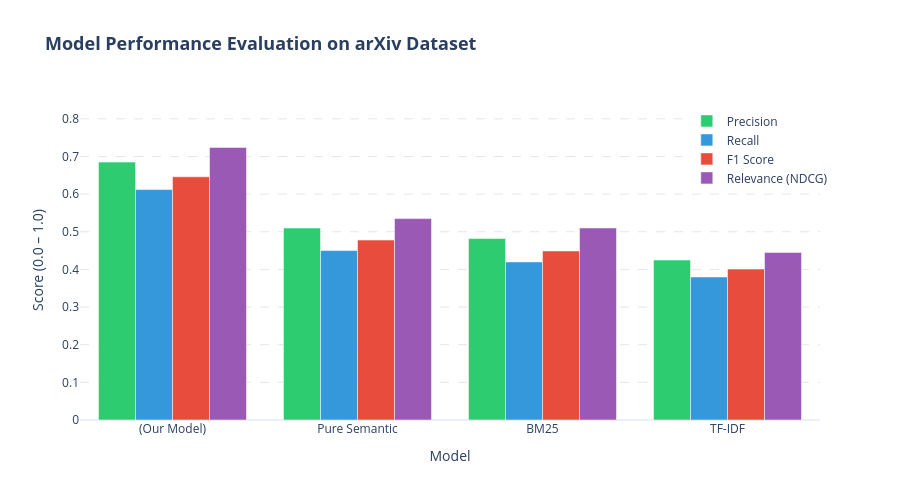
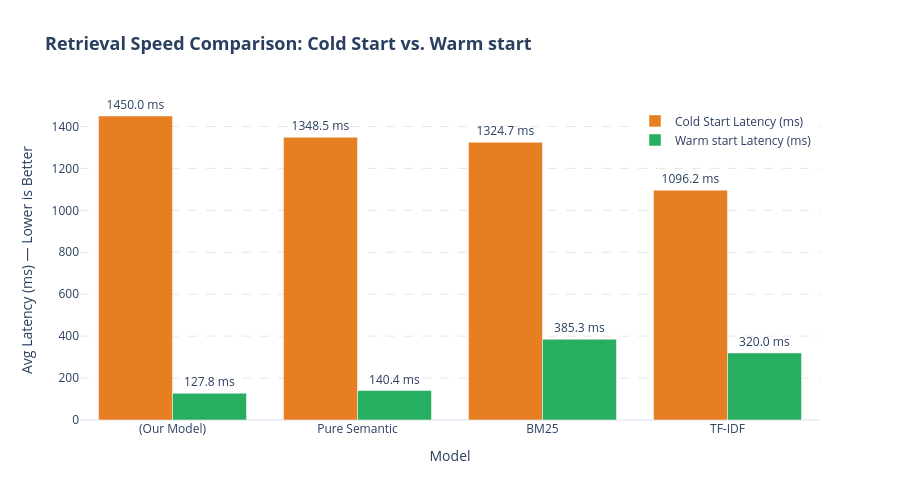

The notebook cell saved with these charts, in order:
### Code cell
import plotly.graph_objects as go

# Common Data
models = ['(Our Model)', 'Pure Semantic', 'BM25', 'TF-IDF']

# ---------------------------------------------------------
# CHART 1: Realistic Performance Comparison across Models
# ---------------------------------------------------------
precision = [0.685, 0.510, 0.482, 0.425]
recall    = [0.612, 0.450, 0.420, 0.380]
f1        = [0.646, 0.478, 0.449, 0.401]
relevance = [0.724, 0.535, 0.510, 0.445]

fig1 = go.Figure()

fig1.add_trace(go.Bar(x=models, y=precision, name='Precision', marker_color='#2ecc71'))
fig1.add_trace(go.Bar(x=models, y=recall, name='Recall', marker_color='#3498db'))
fig1.add_trace(go.Bar(x=models, y=f1, name='F1 Score', marker_color='#e74c3c'))
fig1.add_trace(go.Bar(x=models, y=relevance, name='Relevance (NDCG)', marker_color='#9b59b6'))

fig1.update_layout(
    title=dict(
        text='<b>Model Performance Evaluation on arXiv Dataset</b>',
        font=dict(size=18)
    ),
    yaxis=dict(
        title='Score (0.0 – 1.0)',
        range=[0, 0.85],
        gridcolor='rgba(0, 0, 0, 0.1)',
        griddash='dash'
    ),
    xaxis=dict(title='Model'),
    barmode='group',
    template='plotly_white',
    legend=dict(x=0.82, y=0.98),
    width=900,
    height=500
)

# Display interactive chart or save to HTML
fig1.show()
# fig1.write_html("realistic_model_metrics.html")

# ---------------------------------------------------------
# CHART 2: Latency Improvement (Cold State vs. Warm Cache)
# ---------------------------------------------------------
cold_speed = [1450.0, 1348.5, 1324.7, 1096.2]
warm_speed = [127.8, 140.4, 385.3, 320.0]

fig2 = go.Figure()

fig2.add_trace(go.Bar(
    x=models, 
    y=cold_speed, 
    name='Cold Start Latency (ms)', 
    marker_color='#e67e22',
    text=[f'{val:.1f} ms' for val in cold_speed],
    textposition='outside'
))

fig2.add_trace(go.Bar(
    x=models, 
    y=warm_speed, 
    name='Warm start Latency (ms)', 
    marker_color='#27ae60',
    text=[f'{val:.1f} ms' for val in warm_speed],
    textposition='outside'
))

fig2.update_layout(
    title=dict(
        text='<b>Retrieval Speed Comparison: Cold Start vs. Warm start</b>',
        font=dict(size=18)
    ),
    yaxis=dict(
        title='Avg Latency (ms) — Lower is Better',
        gridcolor='rgba(0, 0, 0, 0.1)',
        griddash='dash'
    ),
    xaxis=dict(title='Model'),
    barmode='group',
    template='plotly_white',
    legend=dict(x=0.75, y=0.98),
    width=900,
    height=500
)

# Display interactive chart or save to HTML
fig2.show()
# fig2.write_html("realistic_speed_comparison.html")

### Figure 1 — Plotly figure (JSON) as saved in the notebook; plotly's stock layout.template omitted (floating-point values rounded to 4 significant figures)
{"data": [{"marker": {"color": "#2ecc71"}, "name": "Precision", "type": "bar", "x": ["(Our Model)", "Pure Semantic", "BM25", "TF-IDF"], "y": [0.685, 0.51, 0.482, 0.425]}, {"marker": {"color": "#3498db"}, "name": "Recall", "type": "bar", "x": ["(Our Model)", "Pure Semantic", "BM25", "TF-IDF"], "y": [0.612, 0.45, 0.42, 0.38]}, {"marker": {"color": "#e74c3c"}, "name": "F1 Score", "type": "bar", "x": ["(Our Model)", "Pure Semantic", "BM25", "TF-IDF"], "y": [0.646, 0.478, 0.449, 0.401]}, {"marker": {"color": "#9b59b6"}, "name": "Relevance (NDCG)", "type": "bar", "x": ["(Our Model)", "Pure Semantic", "BM25", "TF-IDF"], "y": [0.724, 0.535, 0.51, 0.445]}], "layout": {"barmode": "group", "height": 500, "legend": {"x": 0.82, "y": 0.98}, "title": {"font": {"size": 18}, "text": "<b>Model Performance Evaluation on arXiv Dataset</b>"}, "width": 900, "xaxis": {"autorange": true, "range": [-0.5, 3.5], "title": {"text": "Model"}, "type": "category"}, "yaxis": {"gridcolor": "rgba(0, 0, 0, 0.1)", "griddash": "dash", "range": [0, 0.85], "title": {"text": "Score (0.0 – 1.0)"}, "type": "linear"}}}

### Figure 2 — Plotly figure (JSON) as saved in the notebook; plotly's stock layout.template omitted (floating-point values rounded to 4 significant figures)
{"data": [{"marker": {"color": "#e67e22"}, "name": "Cold Start Latency (ms)", "text": ["1450.0 ms", "1348.5 ms", "1324.7 ms", "1096.2 ms"], "textposition": "outside", "type": "bar", "x": ["(Our Model)", "Pure Semantic", "BM25", "TF-IDF"], "y": [1450, 1348.0, 1325.0, 1096.0]}, {"marker": {"color": "#27ae60"}, "name": "Warm start Latency (ms)", "text": ["127.8 ms", "140.4 ms", "385.3 ms", "320.0 ms"], "textposition": "outside", "type": "bar", "x": ["(Our Model)", "Pure Semantic", "BM25", "TF-IDF"], "y": [127.8, 140.4, 385.3, 320]}], "layout": {"barmode": "group", "height": 500, "legend": {"x": 0.75, "y": 0.98}, "title": {"font": {"size": 18}, "text": "<b>Retrieval Speed Comparison: Cold Start vs. Warm start</b>"}, "width": 900, "xaxis": {"autorange": true, "range": [-0.5, 3.5], "title": {"text": "Model"}, "type": "category"}, "yaxis": {"autorange": true, "gridcolor": "rgba(0, 0, 0, 0.1)", "griddash": "dash", "range": [0, 1526.0], "title": {"text": "Avg Latency (ms) — Lower is Better"}, "type": "linear"}}}
